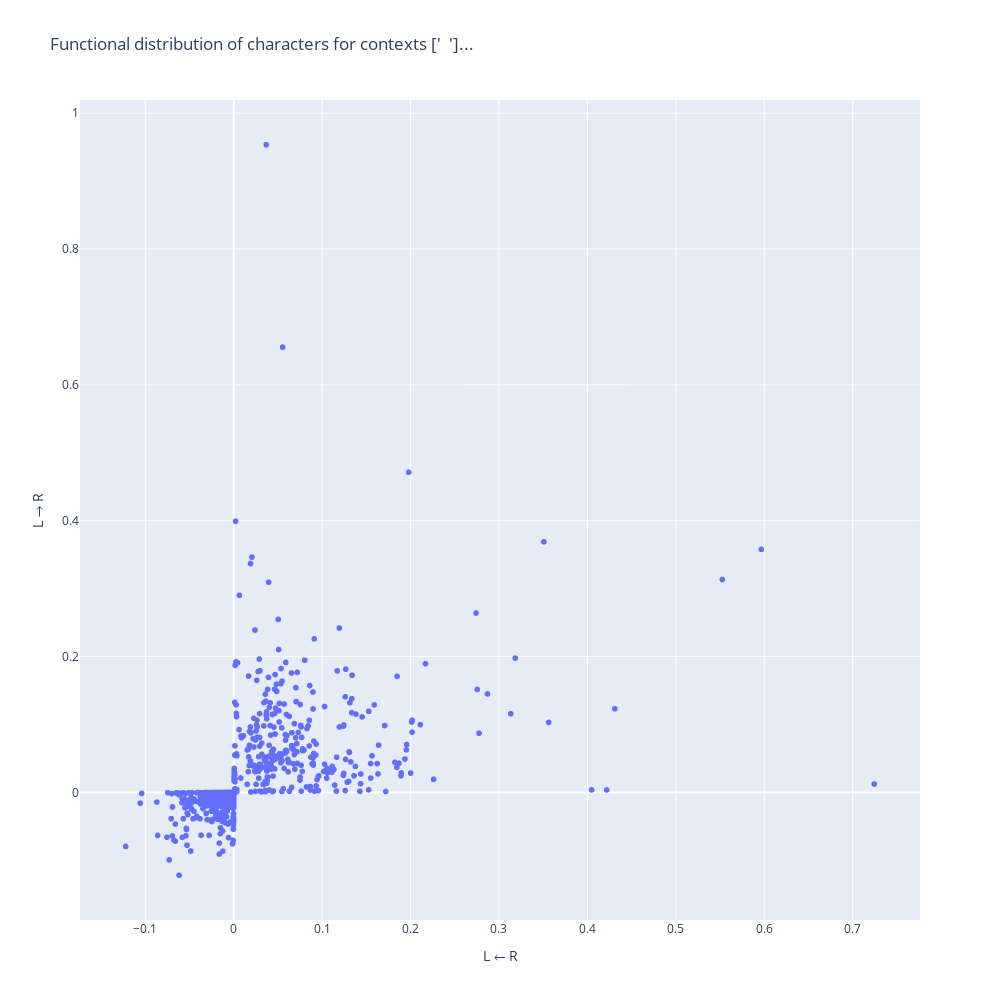

The code cell stored with this chart in its notebook:
### Code cell
df = pd.DataFrame({
'cat': [str(c) for c in terms_kmeans.labels_],"labels": labels, 'L → R':terms_matrix[:,0], 'L ← R':terms_matrix[:,1],
#  'L ↔ R':terms_matrix[:,2]
})

# thres = 0.05
# df = df[(df['L → R'] > thres) & (df['L ← R'] > thres) & (df['L ↔ R'] > thres)]


fig_terms = px.scatter(df, x='L ← R', y='L → R',# z='L ↔ R',
                    # color='cat',
                    hover_name= "labels",
                    title=f"Functional distribution of characters for contexts {cluster[:5]}...",
                    width=1000, height=1000,)
fig_terms.show()

### Figure 1 — Plotly figure (JSON) as saved in the notebook; plotly's stock layout.template omitted (floating-point values rounded to 4 significant figures; data arrays with more than 128 entries replaced by an {"elided": "..."} marker saying what was removed)
{"data": [{"hovertemplate": "<b>%{hovertext}</b><br><br>L ← R=%{x}<br>L → R=%{y}<extra></extra>", "hovertext": {"elided": "1369 str values"}, "legendgroup": "", "marker": {"color": "#636efa", "symbol": "circle"}, "mode": "markers", "name": "", "showlegend": false, "type": "scattergl", "x": {"elided": "1369 float values"}, "xaxis": "x", "y": {"elided": "1369 float values"}, "yaxis": "y"}], "layout": {"height": 1000, "legend": {"tracegroupgap": 0}, "title": {"text": "Functional distribution of characters for contexts ['  ']..."}, "width": 1000, "xaxis": {"anchor": "y", "domain": [0, 1], "title": {"text": "L ← R"}}, "yaxis": {"anchor": "x", "domain": [0, 1], "title": {"text": "L → R"}}}}
